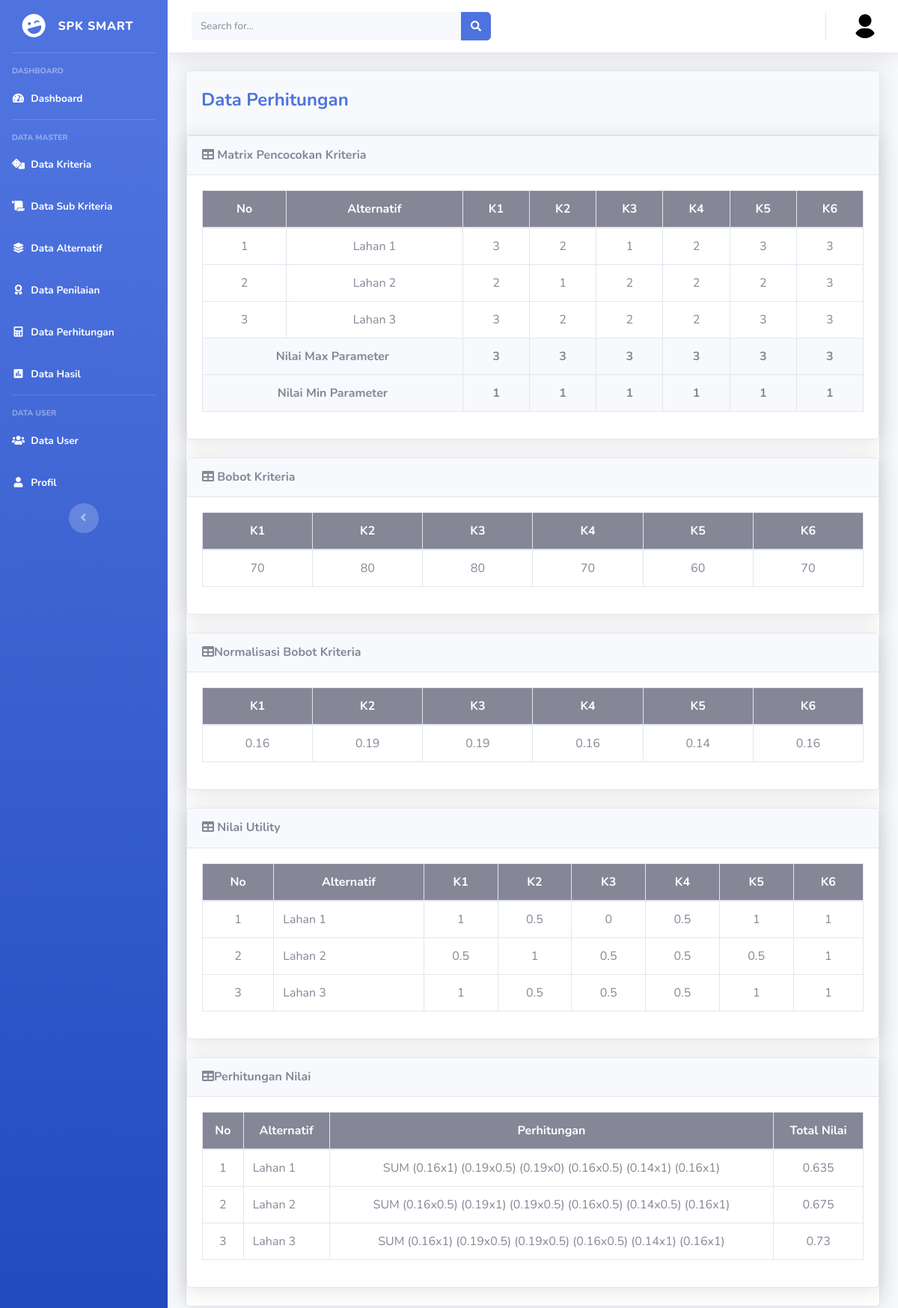
Page /index.php/dataperhitungan on the committed database.
### tables this page shows
CREATE TABLE `kriteria` (
  `id_kriteria` int(5) NOT NULL,
  `nama_kriteria` varchar(100) NOT NULL,
  `kode_kriteria` varchar(100) NOT NULL,
  `jenis` varchar(100) NOT NULL,
  `bobot` varchar(50) NOT NULL
);

CREATE TABLE `alternatif` (
  `id_alternatif` int(5) NOT NULL,
  `nama_alternatif` varchar(100) NOT NULL,
  `alamat` varchar(100) NOT NULL
);

CREATE TABLE `sub_kriteria` (
  `id_sub_kriteria` int(5) NOT NULL,
  `id_kriteria` int(5) NOT NULL,
  `keterangan` varchar(100) NOT NULL,
  `nilai` varchar(50) NOT NULL
);

### application/controllers/Dataperhitungan.php (called while the page is built, shortened)
<?php
class Dataperhitungan extends CI_Controller
{
    public function index()
    {
        $title = "Spk Smart - Perhitungan";
        $data = [
            'kriteria' => $this->Dataperhitunganmodel->ambil_data_kriteria(),
            'alternatif' => $this->Dataperhitunganmodel->ambil_data_alternatif(),
            'title' => $title
        ];
        $this->load->view('templates/dasboard_header', $data);
        $this->load->view('perhitungan/perhitungan', $data);
        $this->load->view('templates/dasboard_footer');
    }
}

### index.php (called while the page is built, shortened)
<?php
require_once BASEPATH.'core/CodeIgniter.php';

### application/models/Dataperhitunganmodel.php (called while the page is built, shortened)
<?php
class Dataperhitunganmodel extends CI_Model
{
    public function ambil_data_kriteria()
    {
        $query = $this->db->get('kriteria');
        return $query->result_array();
    }
    public function ambil_data_alternatif()
    {
        $query = $this->db->get('alternatif');
        return $query->result_array();
    }
    public function data_nilai($id_alternatif,$id_kriteria)
	{
		$query = $this->db->query("SELECT * FROM penilaian JOIN sub_kriteria WHERE penilaian.nilai=sub_kriteria.id_sub_kriteria AND penilaian.id_alternatif='$id_alternatif' AND penilaian.id_kriteria='$id_kriteria';");
		return $query->row_array();
	}
    public function get_total_kriteria()
	{
		$query = $this->db->query("SELECT SUM(bobot) as total_bobot FROM kriteria;");
		return $query->row_array();
	}
	public function get_max_min($id_kriteria)
	{
		$query = $this->db->query("SELECT max(sub_kriteria.nilai) as max, min(sub_kriteria.nilai) as min FROM `sub_kriteria` JOIN kriteria ON sub_kriteria.id_kriteria=kriteria.id_kriteria WHERE kriteria.id_kriteria='$id_kriteria';");
		return $query->row_array();
	}
}

### application/views/perhitungan/perhitungan.php (the view, shortened to what this page needs)
<div class="container-fluid">
    <div class="card shadow mb-4">
        <div class="card-header py-4">
            <h4 class="font-weight-bold text-primary">Data Perhitungan
            </h4>
        </div>
        <div class="card shadow mb-4">
            <div class="card-header py-3">
                <h6 class="m-0 font-weight-bold text-secondary"><i class="fa fa-table"></i> Matrix Pencocokan Kriteria</h6>
            </div>
            <div class="card-body">
                <div class="table-responsive">
                    <table class="table table-bordered text-center" id="dataTable" width="100%" cellspacing="0">
                        <thead class="bg-secondary text-white">
                            <tr>
                                <th>No</th>
                                <th>Alternatif</th>
                                <?php foreach ($kriteria as $key) : ?>
                                    <th><?= $key['kode_kriteria'] ?></th>
                                <?php endforeach ?>
                            </tr>
                        </thead>
                        <tbody>
                            <?php
                            $n = 1;
                            foreach ($alternatif as $keys) : ?>
                                <tr>
                                    <td><?php echo $n++; ?></td>
                                    <td><?php echo $keys['nama_alternatif']; ?></td>
                                    <?php foreach ($kriteria as $key) : ?>
                                        <td>
                                            <?php
                                            $data_pencocokan = $this->Dataperhitunganmodel->data_nilai($keys['id_alternatif'], $key['id_kriteria']);
                                            echo $data_pencocokan['nilai'];
                                            ?>
                                        </td>
                                    <?php endforeach ?>
                                </tr>
                            <?php endforeach; ?>
                            <tr align="center" class="bg-light">
                                <th colspan="2">Nilai Max Parameter</th>
                                <?php foreach ($kriteria as $key): ?>
                                    <th>
                                        <?php
                                        $min_max = $this->Dataperhitunganmodel->get_max_min($key['id_kriteria']);
                                        echo $min_max['max'];
                                        ?>
                                    </th>
                                    <?php endforeach ?>
                            </tr>
                            <tr align="center" class="bg-light">
                                <th colspan="2">Nilai Min Parameter</th>
                                <?php foreach ($kriteria as $key): ?>
                                    <th>
                                        <?php
                                        $min_max = $this->Dataperhitunganmodel->get_max_min($key['id_kriteria']);
                                        echo $min_max['min'];
                                        ?>
                                    </th>
                                    <?php endforeach ?>
                            </tr>
                        </tbody>
                    </table>
                </div>
            </div>
        </div>
        <div class="card shadow mb-4">
            <div class="card-header py-3">
                <h6 class="m-0 font-weight-bold text-secondary"><i class="fa fa-table"></i> Bobot Kriteria</h6>
            </div>
            <div class="card-body">
                <div class="table-responsive">
                    <table class="table table-bordered text-center" id="dataTable" width="100%" cellspacing="0">
                        <thead class="bg-secondary text-white">
                            <tr>
                                <?php foreach ($kriteria as $key) : ?>
                                    <th><?= $key['kode_kriteria'] ?></th>
                                <?php endforeach ?>
                            </tr>
                        </thead>
                        <tbody>
                            <tr align="center">
                                <?php foreach ($kriteria as $key): ?>
                                    <td>
                                        <?php
                                        echo $key['bobot'];
                                        ?>
                                    </td>
                                    <?php endforeach ?>
                            </tr>
                        </tbody>
                    </table>
                </div>
            </div>
        </div>
        <div class="card shadow mb-4">
            <div class="card-header py-3">
                <h6 class="m-0 font-weight-bold text-secondary"><i class="fa fa-table"></i>Normalisasi Bobot Kriteria</h6>
            </div>
            <div class="card-body">
                <div class="table-responsive">
                    <table class="table table-bordered text-center" id="dataTable" width="100%" cellspacing="0">
                        <thead class="bg-secondary text-white">
                            <tr>
                                <?php foreach ($kriteria as $key) : ?>
                                    <th><?= $key['kode_kriteria'] ?></th>
                                <?php endforeach ?>
                            </tr>
                        </thead>
                        <tbody>
                            <tr align="center">
                                <?php foreach ($kriteria as $key):
                                $total_bobot = $this->Dataperhitunganmodel->get_total_kriteria();
                                ?>
                                    <td>
                                        <?php
                                        echo round($key['bobot']/$total_bobot['total_bobot'],2);
                                        ?>
                                    </td>
                                    <?php endforeach ?>
                            </tr>
                        </tbody>
                    </table>
                </div>
            </div>
        </div>
        <div class="card shadow mb-4">
            <div class="card-header py-3">
                <h6 class="m-0 font-weight-bold text-secondary"><i class="fa fa-table"></i> Nilai Utility</h6>
            </div>
            <div class="card-body">
                <div class="table-responsive">
                    <table class="table table-bordered text-center" id="dataTable" width="100%" cellspacing="0">
                        <thead class="bg-secondary text-white">
                            <tr align="center">
                                <th>No</th>
                                <th>Alternatif</th>
                                <?php foreach ($kriteria as $key) : ?>
                                    <th><?= $key['kode_kriteria'] ?></th>
                                <?php endforeach ?>
                            </tr>
                        </thead>
                        <tbody>
                        <?php
                            $n = 1;
                            foreach ($alternatif as $keys) : ?>
                            <tr align="center">
                                <td><?php echo $n++; ?></td>
                                <td align="left"><?php echo $keys['nama_alternatif']?></td>
                                <?php foreach ($kriteria as $key): ?>
                                    <td>
                                        <?php
                                        $data_pencocokan = $this->Dataperhitunganmodel->data_nilai($keys['id_alternatif'], $key['id_kriteria']);
                                        $min_max = $this->Dataperhitunganmodel->get_max_min($key['id_kriteria']);
                                        if ($key['jenis'] == "Cost") {
                                            echo round(($min_max['max']-$data_pencocokan['nilai'])/($min_max['max']-$min_max['min']),2);
                                        } else {
                                            echo round(($data_pencocokan['nilai']-$min_max['min'])/($min_max['max']-$min_max['min']),2);
                                        }
                                        ?>
                                    </td>
                                    <?php endforeach ?>
                            </tr>
                            <?php endforeach ?>
                        </tbody>
                    </table>
                </div>
            </div>
        </div>
        <div class="card shadow mb-4">
            <div class="card-header py-3">
                <h6 class="m-0 font-weight-bold text-secondary"><i class="fa fa-table"></i>Perhitungan Nilai</h6>
            </div>
            <div class="card-body">
                <div class="table-responsive">
                    <table class="table table-bordered text-center" id="dataTable" width="100%" cellspacing="0">
                        <thead class="bg-secondary text-white">
                            <tr align="center">
                                <th>No</th>
                                <th>Alternatif</th>
                                <th>Perhitungan</th>
                                <th>Total Nilai</th>
                            </tr>
                        </thead>
                        <tbody>
                        <?php
                        $this->Dataperhitunganmodel->hapus_hasil();
                            $n = 1;
                            foreach ($alternatif as $keys) : ?>
                            <tr align="center">
                                <td><?php echo $n++; ?></td>
                                <td align="left"><?php echo $keys['nama_alternatif']?></td>
                                <td>SUM
                                    <?php
                                    $nilai_total = 0;
                                    foreach ($kriteria as $key) { ?>
                                    <?php
                                    $total_bobot=$this->Dataperhitunganmodel->get_total_kriteria();
                                    $data_pencocokan = $this->Dataperhitunganmodel->data_nilai($keys['id_alternatif'], $key['id_kriteria']);
                                    $min_max = $this->Dataperhitunganmodel->get_max_min($key['id_kriteria']);
                                    $bobot_normalisasi = round($key['bobot']/$total_bobot['total_bobot'],2);
                                    if ($key['jenis'] == "Cost") {
                                        $nilai_utility = round(($min_max['max']-$data_pencocokan['nilai'])/($min_max['max']-$min_max['min']),2);
                                    } else {
                                        $nilai_utility = round(($data_pencocokan['nilai']-$min_max['min'])/($min_max['max']-$min_max['min']),2);
                                    }
                                    $nilai_total += $bobot_normalisasi*$nilai_utility;
                                    echo "(".$bobot_normalisasi."x".$nilai_utility.")";
                                    }
                                ?>
                                </td>
                                <td>
                                    <?= round($nilai_total,4); ?>
                                </td>
                            </tr>
                            <?php endforeach ?>
                        </tbody>
                    </table>
                </div>
            </div>
        </div>
    </div>
</div>
</div>

### rows in the picture
kriteria: kode_kriteria "K1", sub_kriteria.nilai "3", sub_kriteria.nilai "2", max "3", min "1", bobot "70", total_bobot "0.16", min "0.5", bobot_normalisasi "0.16", nilai_utility "1", nilai_utility "0.5"
kriteria: kode_kriteria "K2", sub_kriteria.nilai "2", sub_kriteria.nilai "1", max "3", min "1", bobot "80", total_bobot "0.19", min "0.5", bobot_normalisasi "0.19", nilai_utility "0.5", nilai_utility "1"
kriteria: kode_kriteria "K3", sub_kriteria.nilai "1", sub_kriteria.nilai "2", max "3", min "1", bobot "80", total_bobot "0.19", min "0", min "0.5", bobot_normalisasi "0.19", nilai_utility "0", nilai_utility "0.5"
kriteria: kode_kriteria "K4", sub_kriteria.nilai "2", max "3", min "1", bobot "70", total_bobot "0.16", min "0.5", bobot_normalisasi "0.16", nilai_utility "0.5"
kriteria: kode_kriteria "K5", sub_kriteria.nilai "3", sub_kriteria.nilai "2", max "3", min "1", bobot "60", total_bobot "0.14", min "0.5", bobot_normalisasi "0.14", nilai_utility "1", nilai_utility "0.5"
kriteria: kode_kriteria "K6", sub_kriteria.nilai "3", max "3", min "1", bobot "70", total_bobot "0.16", bobot_normalisasi "0.16", nilai_utility "1"
alternatif: nama_alternatif "Lahan 1", nilai_total "0.635"
alternatif: nama_alternatif "Lahan 2", nilai_total "0.675"
alternatif: nama_alternatif "Lahan 3", nilai_total "0.73"
